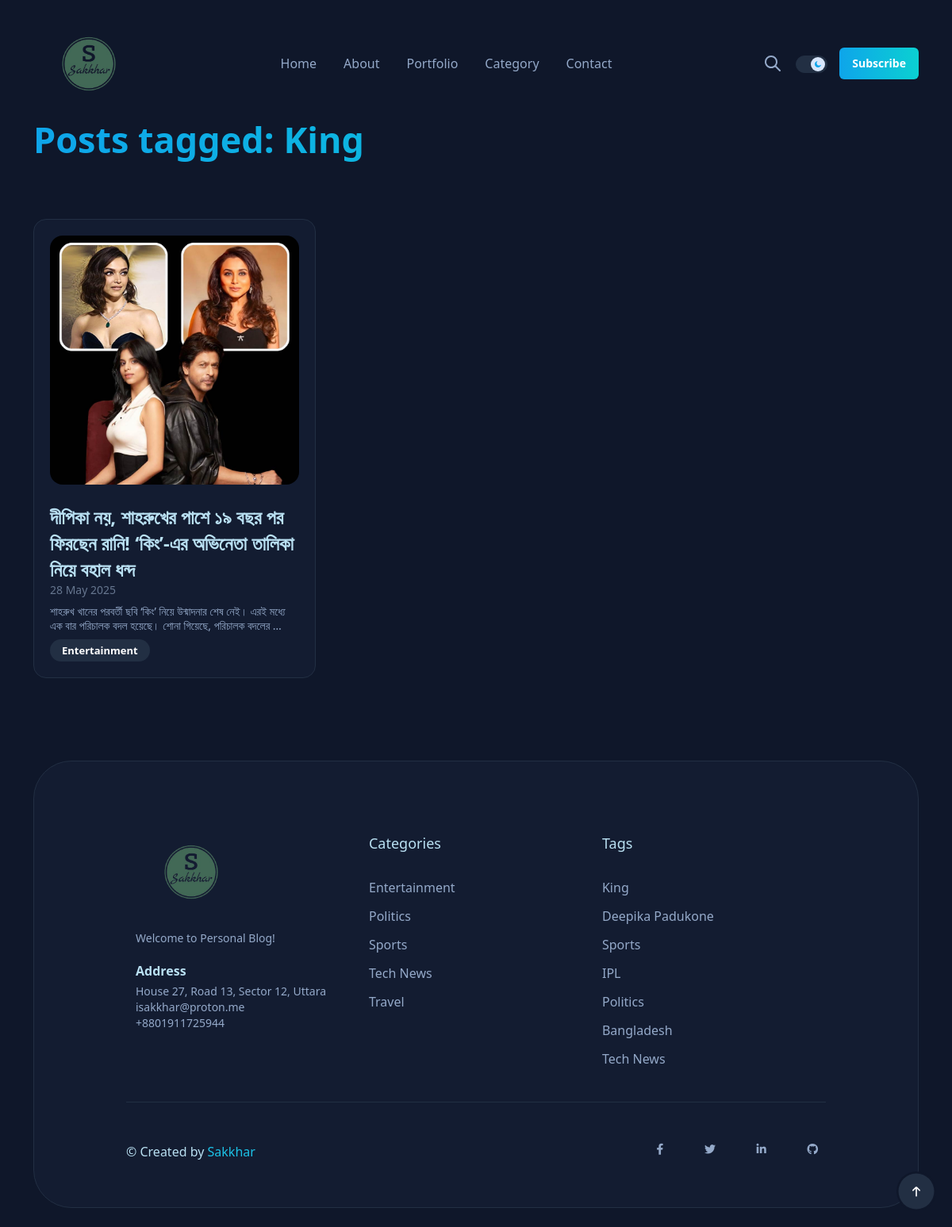
The app's page /tag/king/ with its own data.
### mini/models.py (models this page shows, shortened)
class SiteSetting(models.Model):
    phone = models.CharField(max_length=50, blank=True)
    email = models.EmailField(blank=True)
    address = models.CharField(max_length=255, blank=True)
    logo = models.ImageField(upload_to='site_settings/', blank=True, null=True)
    facebook = models.URLField(blank=True, null=True)
    twitter = models.URLField(blank=True, null=True)
    linkedin = models.URLField(blank=True, null=True)
    instagram = models.URLField(blank=True, null=True)
    youtube = models.URLField(blank=True, null=True)
    github = models.URLField(blank=True, null=True)
    class Meta:
        verbose_name = "Site Setting"
        verbose_name_plural = "Site Settings"

class Tag(models.Model):
    name = models.CharField(max_length=50, unique=True)
    slug = models.SlugField(max_length=60, unique=True)
    image = models.ImageField(upload_to='tags/', blank=True, null=True)  # Optional, for tag images

class Post(models.Model):
    STATUS_CHOICES = (
        ('draft', 'Draft'),
        ('published', 'Published'),
    )
    title = models.CharField(max_length=200)
    slug = models.SlugField(max_length=220, unique=True)
    author = models.ForeignKey(Author, on_delete=models.CASCADE, related_name='posts')
    category = models.ForeignKey(Category, on_delete=models.CASCADE, related_name='posts')
    content = models.TextField()
    image = models.ImageField(upload_to='posts/', blank=True, null=True)
    created_date = models.DateTimeField(auto_now_add=True)
    published_date = models.DateTimeField(blank=True, null=True)
    draft_date = models.DateTimeField(blank=True, null=True)
    status = models.CharField(max_length=10, choices=STATUS_CHOICES, default='draft')
    is_editors_pick = models.BooleanField(default=False)
    views = models.PositiveIntegerField(default=0)
    tags = models.ManyToManyField(Tag, related_name='posts', blank=True)  # <-- Add this line

class Category(models.Model):
    name = models.CharField(max_length=100, unique=True)
    slug = models.SlugField(max_length=120, unique=True)
    image = models.ImageField(upload_to='categories/', blank=True, null=True)  # Added image field
    is_hot_topic = models.BooleanField(default=False)  # Added hot topic boolean field

### mini/views.py (the view)
# urls.py: path('tag/<slug:tag_slug>/', posts_by_tag, name='posts_by_tag'),
def posts_by_tag(request, tag_slug):
    tag = get_object_or_404(Tag, slug=tag_slug)
    posts = Post.objects.filter(tags=tag, status='published').order_by('-published_date')
    categories = Category.objects.annotate(num_posts=Count('posts'))
    popular_posts = Post.objects.filter(status='published').order_by('-views', '-published_date')[:5]
    tags = Tag.objects.all()
    recent_comments = Comment.objects.filter(active=True).order_by('-created')[:3]
    recent_posts = Post.objects.filter(status='published').order_by('-published_date')[:5]
    return render(request, 'mini/posts_by_tag.html', {
        'tag': tag,
        'posts': posts,
        'categories': categories,
        'tags': tags,
        'recent_posts': recent_posts,
    })

### mini/context_processors.py (called while the page is built)
def site_settings(request):
    settings = SiteSetting.objects.first()
    return {'site_settings': settings}

### templates/mini/posts_by_tag.html (shortened to what this page needs)
{% extends 'mini/base.html' %}
{% load static %}
{% block content %}
<div class="container mt-5">
  <h2 class="color-linear mb-30">Posts tagged: {{ tag.name }}</h2>
  <div class="row mt-70">
    {% for post in posts %}
      <div class="col-lg-4 mb-4">
        <div class="card-blog-1 hover-up">
          {% if post.image %}
          <div class="card-image mb-20">
            <a href="{% url 'post_detail' slug=post.slug %}">
              <img src="{{ post.image.url }}" alt="{{ post.title }}">
            </a>
          </div>
          {% endif %}
          <div class="card-info">
            <a href="{% url 'post_detail' slug=post.slug %}">
              <h4 class="color-white mt-20">{{ post.title }}</h4>
            </a>
            <span class="color-gray-700 text-sm">{{ post.published_date|date:"d M Y" }}</span>
            <p class="color-gray-500 mt-2">{{ post.content|truncatewords:20 }}</p>
            <div class="mt-2">
              <a class="btn btn-tag bg-gray-800 hover-up" href="{% url 'posts_by_category' category_slug=post.category.slug %}">{{ post.category.name }}</a>
            </div>
          </div>
        </div>
      </div>
    {% empty %}
      <div class="col-12">
        <p class="color-gray-500">No posts found for this tag.</p>
      </div>
    {% endfor %}
  </div>
</div>
{% endblock %}

### templates/mini/base.html (shortened to what this page needs)
{% load static %}
<!DOCTYPE html>
<html lang="en">
<head>
    <link href="{% static 'assets/css/style.css' %}" rel="stylesheet">
    <link rel="stylesheet" href="https://cdnjs.cloudflare.com/ajax/libs/font-awesome/6.4.0/css/all.min.css">
</head>
<body>
 <header class="header sticky-bar bg-gray-900">
      <div class="container">
        <div class="main-header">
          <div class="header-logo"><a class="d-flex" href="{% url 'home' %}">
            {% if site_settings and site_settings.logo %}
              <img src="{{ site_settings.logo.url }}" alt="Logo" style="height:100px;">
            {% else %}
              <img src="{% static 'assets/imgs/template/default-logo.png' %}" alt="Logo" style="height:60px;">
            {% endif %}
          </a></div>
          <div class="header-nav">
            <nav class="nav-main-menu d-none d-xl-block">
              <ul class="main-menu">
                <li class="menu-item"><a class="color-gray-500" href="{% url 'home' %}">Home</a>
                </li>
                <li class="menu-item"><a class="color-gray-500" href="{% url 'about'%}">About</a>
                </li>
                <li class="menu-item"><a class="color-gray-500" href="{% url 'portfolio' %}">Portfolio</a>
                <li class="menu-item"><a class="color-gray-500" href="{% url 'category' %}">Category</a>
                </li>
                <li><a class="color-gray-500" href="{% url 'contact' %}">Contact</a></li>
              </ul>
            </nav>
          </div>
          <div class="header-right text-end"><a class="btn btn-search" href="#"></a>
            <div class="switch-button">
              <div class="form-check form-switch">
                <input class="form-check-input" id="flexSwitchCheckChecked" type="checkbox" role="switch" checked="">
              </div>
            </div><a class="btn btn-linear d-none d-sm-inline-block hover-up hover-shadow" href="page-login.html">Subscribe</a>
          </div>
        </div>
      </div>
    </header>
    <main>
      {% block content %}{% endblock %}
    </main>
    <footer class="footer">
      <div class="container">
        <div class="footer-1 bg-gray-850 border-gray-800">
          <div class="row">
            <div class="col-lg-4 mb-30">
              <a class="wow animate__animated animate__fadeInUp" href="{% url 'home' %}">
                {% if site_settings and site_settings.logo %}
                  <img class="logo-night" src="{{ site_settings.logo.url }}" alt="Logo" style="height:100px;">
                {% else %}
                  <img class="logo-night" src="{% static 'assets/imgs/template/logo.png' %}" alt="Logo" style="height:100px;">
                {% endif %}
              </a>
              <p class="mb-20 mt-20 text-sm color-gray-500 wow animate__animated animate__fadeInUp">
                Welcome to {{ site_settings.site_name|default:"Personal Blog" }}!
              </p>
              <h6 class="color-white mb-5 wow animate__animated animate__fadeInUp">Address</h6>
              <p class="text-sm color-gray-500 wow animate__animated animate__fadeInUp">
                {{ site_settings.address|default:"123 Main Street" }}<br>
                {{ site_settings.email|default:"info@example.com" }}<br>
                {{ site_settings.phone|default:"(123) 456-7890" }}
              </p>
            </div>
            <div class="col-lg-4 mb-30">
              <h6 class="text-lg mb-30 color-white wow animate__animated animate__fadeInUp">Categories</h6>
              <div class="row">
                <div class="col-6">
                  <ul class="menu-footer">
                    {% for category in categories %}
                      {% if category.slug %}
                        <li class="wow animate__animated animate__fadeInUp">
                          <a class="color-gray-500" href="{% url 'posts_by_category' category_slug=category.slug %}">{{ category.name }}</a>
                        </li>
                      {% endif %}
                    {% endfor %}
                  </ul>
                </div>
              </div>
            </div>
            <div class="col-lg-4 mb-30">
              <h6 class="text-lg mb-30 color-white wow animate__animated animate__fadeInUp">Tags</h6>
              <div class="row">
                <div class="col-12">
                  <ul class="menu-footer">
                    {% for tag in tags %}
                      <li class="wow animate__animated animate__fadeInUp">
                        <a class="color-gray-500" href="{% url 'posts_by_tag' tag.slug %}">{{ tag.name }}</a>
                      </li>
                    {% endfor %}
                  </ul>
                </div>
              </div>
            </div>
             <div class="footer-bottom border-gray-800">
            <div class="row">
              <div class="col-lg-5 text-center text-lg-start">
                <p class="text-base color-white wow animate__animated animate__fadeIn">© Created by<a class="copyright" href="https://sakkhar.substack.com/" target="_blank"> Sakkhar</a></p>
              </div>
              <div class="col-lg-7 text-center text-lg-end">
                <div class="box-socials">
                  {% if site_settings.facebook %}
                    <a class="icon-socials color-gray-500 mr-20" href="{{ site_settings.facebook }}" target="_blank" title="Facebook">
                      <i class="fab fa-facebook-f"></i>
                    </a>
                  {% endif %}
                  {% if site_settings.twitter %}
                    <a class="icon-socials color-gray-500 mr-20" href="{{ site_settings.twitter }}" target="_blank" title="Twitter/X">
                      <i class="fab fa-twitter"></i>
                    </a>
                  {% endif %}
                  {% if site_settings.linkedin %}
                    <a class="icon-socials color-gray-500 mr-20" href="{{ site_settings.linkedin }}" target="_blank" title="LinkedIn">
                      <i class="fab fa-linkedin-in"></i>
                    </a>
                  {% endif %}
                  {% if site_settings.github %}
                    <a class="icon-socials color-gray-500" href="{{ site_settings.github }}" target="_blank" title="GitHub">
                      <i class="fab fa-github"></i>
                    </a>
                  {% endif %}
                </div>
              </div>
            </div>
          </div>
          </div>
        </div>
      </div>
    </footer>
    <div class="progressCounter progressScroll hover-up hover-neon-2">
      <div class="progressScroll-border">
        <div class="progressScroll-circle"><span class="progressScroll-text"><i class="fi-rr-arrow-small-up"></i></span></div>
      </div>
    </div>
</body>
</html>

### records on screen
SiteSetting: logo (picture), address "House 27, Road 13, Sector 12, Uttara", email "isakkhar@proton.me", phone "+8801911725944"
Tag: name "King"
Post: image (picture), title "দীপিকা নয়, শাহরুখের পাশে ১৯ বছর পর ফিরছেন রানি! ‘কিং’-এর অভিনেতা তালিকা নিয়ে বহাল ধন্দ", published_date "28 May 2025", content "শাহরুখ খানের পরবর্তী ছবি ‘কিং’ নিয়ে উন্মাদনার শেষ নেই। এরই মধ্যে এক বার পরিচালক বদল হয়েছে। শোনা গিয়েছে, পরিচালক বদলের …", category.name "Entertainment"
Category: name "Entertainment"
Category: name "Politics"
Category: name "Sports"
Category: name "Tech News"
Category: name "Travel"
Tag: name "Deepika Padukone"
Tag: name "Sports"
Tag: name "IPL"
Tag: name "Politics"
Tag: name "Bangladesh"
Tag: name "Tech News"

### other values on screen
{{ site_settings.site_name|default:"Personal Blog" }} "Personal Blog"
